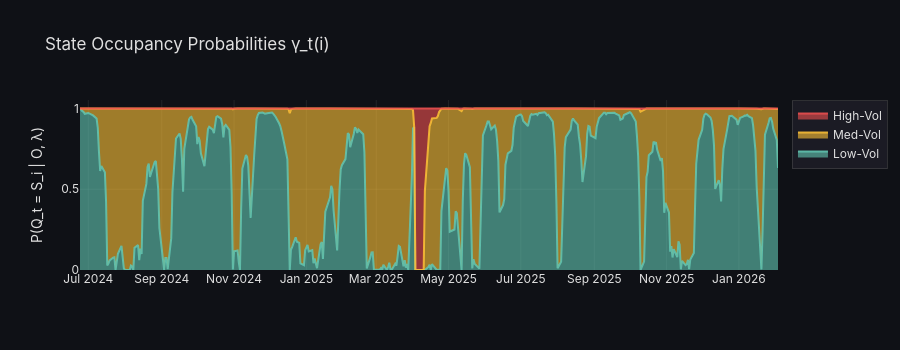

The notebook cell this image was saved under:
### Code cell
# State occupancy heat map over time
fig = plot_gamma(gamma_train, dates=df_train.index, state_names=state_names)
fig.show()

### Figure 1 — Plotly figure (JSON) as saved in the notebook; plotly's stock layout.template omitted (floating-point values rounded to 4 significant figures; data arrays with more than 128 entries replaced by an {"elided": "..."} marker saying what was removed)
{"data": [{"fillcolor": "rgba(99,  200, 180, 0.6)", "hovertemplate": "%{x|%Y-%m-%d}<br>Low-Vol: %{y:.3f}<extra></extra>", "line": {"color": "rgba(99,  200, 180, 0.85)"}, "name": "Low-Vol", "stackgroup": "one", "type": "scatter", "x": {"elided": "405 str values"}, "y": {"elided": "405 float values"}}, {"fillcolor": "rgba(255, 195,  55, 0.6)", "hovertemplate": "%{x|%Y-%m-%d}<br>Med-Vol: %{y:.3f}<extra></extra>", "line": {"color": "rgba(255, 195,  55, 0.85)"}, "name": "Med-Vol", "stackgroup": "one", "type": "scatter", "x": {"elided": "405 str values"}, "y": {"elided": "405 float values"}}, {"fillcolor": "rgba(240,  80,  80, 0.6)", "hovertemplate": "%{x|%Y-%m-%d}<br>High-Vol: %{y:.3f}<extra></extra>", "line": {"color": "rgba(240,  80,  80, 0.85)"}, "name": "High-Vol", "stackgroup": "one", "type": "scatter", "x": {"elided": "405 str values"}, "y": {"elided": "405 float values"}}], "layout": {"font": {"color": "#e0e0e0", "family": "Inter, Arial, sans-serif"}, "height": 350, "legend": {"bgcolor": "rgba(30,30,40,0.8)", "bordercolor": "rgba(80,80,80,0.5)", "borderwidth": 1}, "paper_bgcolor": "rgba(15,17,22,1)", "plot_bgcolor": "rgba(15,17,22,1)", "title": {"text": "State Occupancy Probabilities γ_t(i)"}, "xaxis": {"gridcolor": "rgba(80,80,80,0.3)", "showgrid": true, "zeroline": false}, "yaxis": {"gridcolor": "rgba(80,80,80,0.3)", "showgrid": true, "title": {"text": "P(Q_t = S_i | O, λ)"}, "zeroline": false}}}
